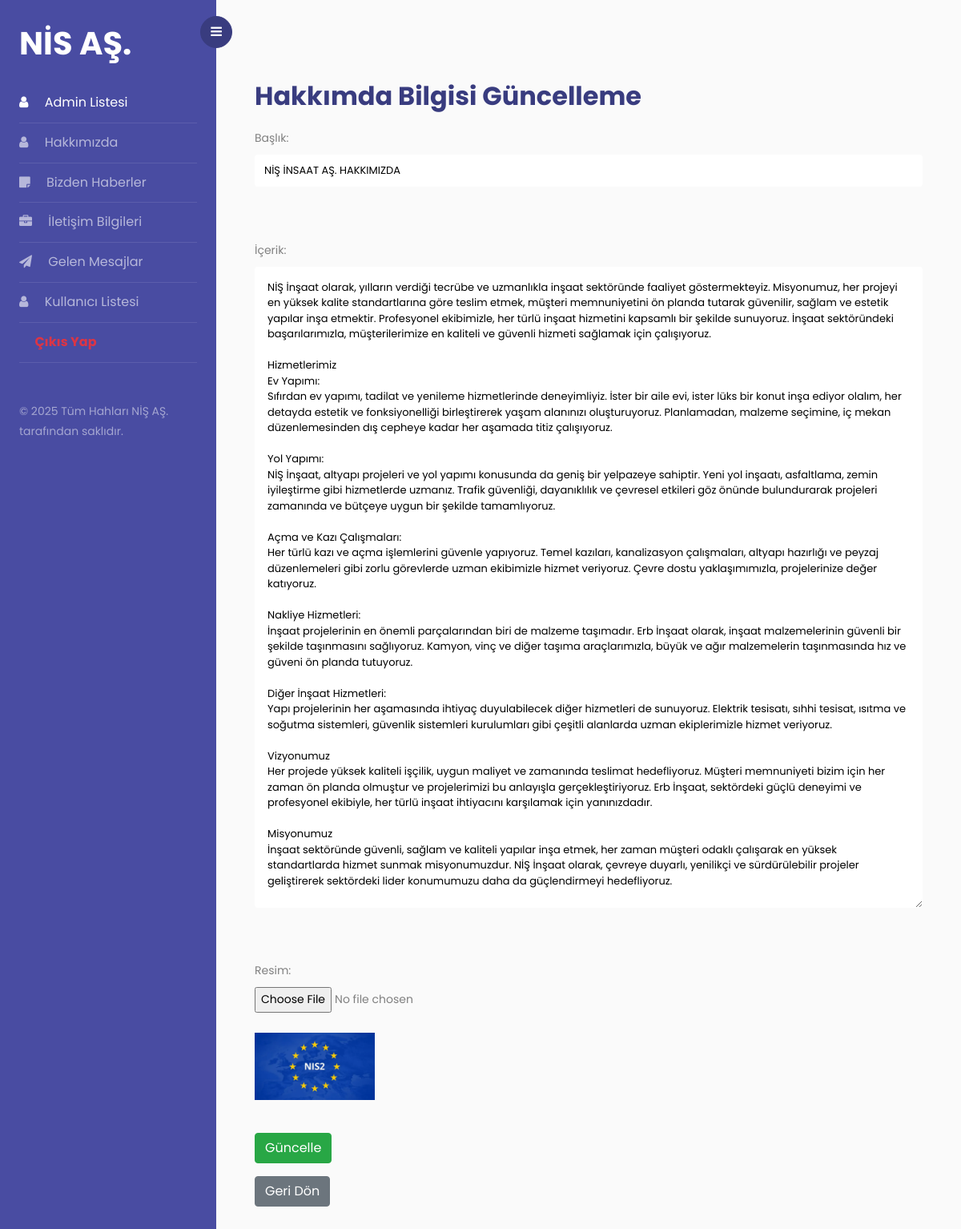
The page /page/admin/editAbout.php?id=1 (signed in) on the database its author committed.
### tables this page shows
CREATE TABLE IF NOT EXISTS `about` (
  `about_id` int NOT NULL AUTO_INCREMENT,
  `about_title` varchar(50) NOT NULL,
  `about_img` varchar(255) NOT NULL,
  `about_content` text NOT NULL,
  PRIMARY KEY (`about_id`)
);

### page/admin/editAbout.php (the view, shortened to what this page needs)
<?php
require_once "../../action/baglan.php";
if (isset($_GET['id']) && is_numeric($_GET['id'])) {
    $id = intval($_GET['id']);
    $selectSql = "SELECT about_title, about_content, about_img FROM about WHERE about_id = ?";
    $stmt = $conn->prepare($selectSql);
    $stmt->bind_param("i", $id);
    $stmt->execute();
    $result = $stmt->get_result();
    if ($result->num_rows > 0) {
        $row = $result->fetch_assoc();
    } else {
        echo "<script>alert('Kayıt bulunamadı!'); window.history.back();</script>";
        exit;
    }
} else {
    echo "<script>alert('Geçersiz ID!'); window.history.back();</script>";
    exit;
}
?>
<!DOCTYPE html>
<html lang="tr">
<head>
</head>
<body>
    <div class="wrapper d-flex align-items-stretch">
        <?php include "../../admin_component/sidebar.php"; ?>
        <div id="content" class="p-5">
            <h2 class="mt-5 mb-3 font-weight-bold" style="color:#393c7f">Hakkımda Bilgisi Güncelleme</h2>
            <form action="../../action/updateAbout.php" method="POST" enctype="multipart/form-data">
                <div class="mb-3">
                    <label for="title" class="form-label">Başlık:</label><br>
                    <input type="text" name="title" id="title" class="form-control"
                        value="<?php echo htmlspecialchars($row['about_title']); ?>" required><br><br>
                </div>
                <div class="mb-3">
                    <label for="content">İçerik:</label><br>
                    <textarea name="content" class="form-control p-3" id="content" rows="8" required><?php echo htmlspecialchars($row['about_content']); ?></textarea><br><br>
                </div>
                <div class="mb-3">
                    <label for="image">Resim:</label><br>
                    <input type="file" name="image" id="image"><br><br>
                    <?php if (!empty($row['about_img'])): ?>
                        <img src="../<?php echo htmlspecialchars($row['about_img']); ?>" alt="Mevcut Resim" width="150"><br><br>
                    <?php endif; ?>
                </div>
                <button type="submit" name="update" class="btn btn-success">Güncelle</button>
            </form>
            <a href="listAbout.php" class="btn btn-secondary mt-3">Geri Dön</a>
        </div>
    </div>
</body>
</html>

### rows shown on the page
about: title "NİŞ İNSAAT AŞ. HAKKIMIZDA", content "NİŞ İnşaat olarak, yılların verdiği tecrübe ve uzmanlıkla inşaat sektöründe faaliyet göstermekteyiz. Misyonumuz, her projeyi en yüksek kalite standartlarına göre teslim etmek, müşteri memnuniyetini ön planda tutarak güvenilir, sağlam ve estetik yapılar inşa etmektir. Profesyonel ekibimizle, her türlü inşaat hizmetini kapsamlı bir şekilde sunuyoruz. İnşaat sektöründeki başarılarımızla, müşterilerimize en kaliteli ve güvenli hizmeti sağlamak için çalışıyoruz. Hizmetlerimiz Ev Yapımı: Sıfırdan ev yapımı, tadilat ve yenileme hizmetlerinde deneyimliyiz. İster bir aile evi, ister lüks bir konut inşa ediyor olalım, her detayda estetik ve fonksiyonelliği birleştirerek yaşam alanınızı oluşturuyoruz.…", about_img (picture)
